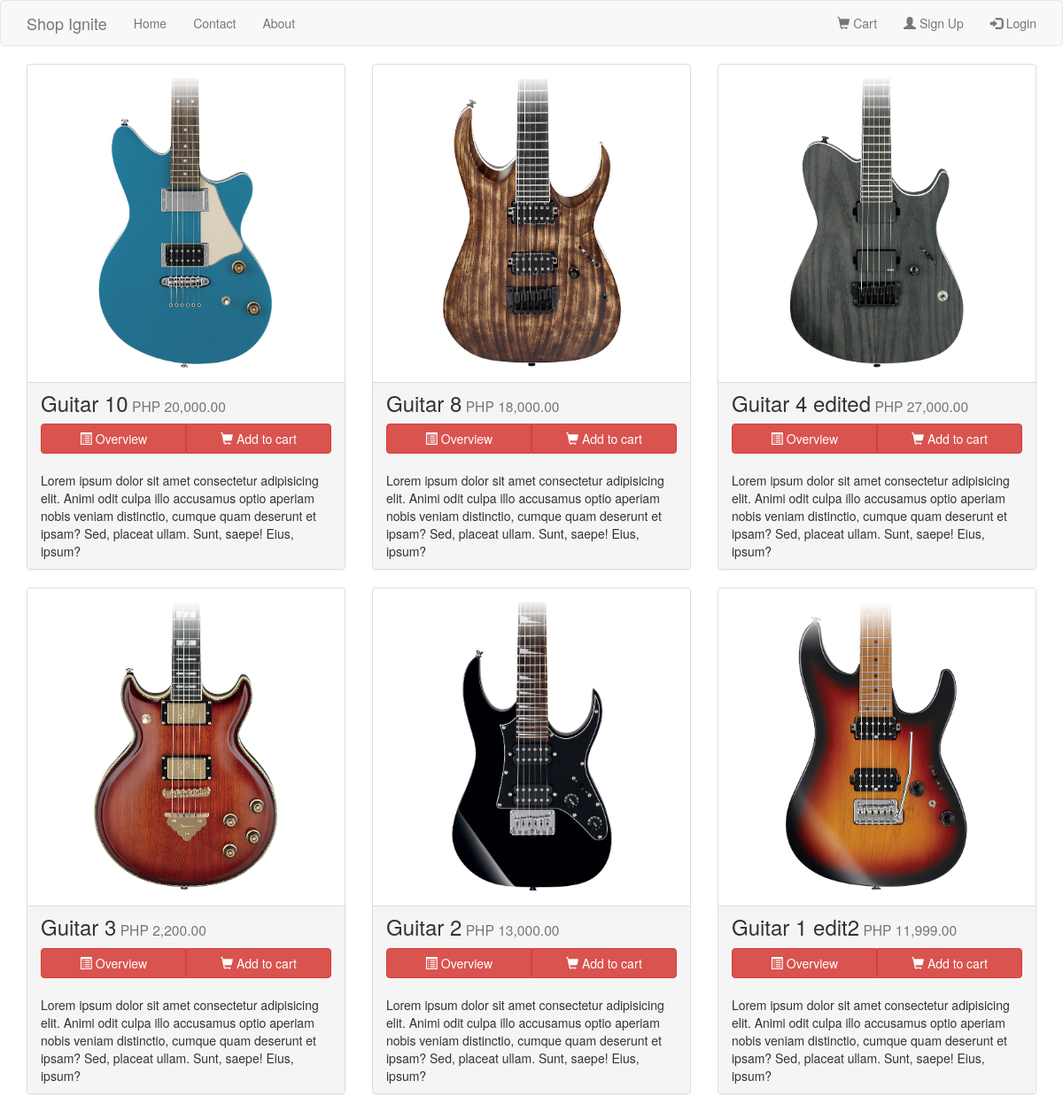
The page / on the database its author committed.
### tables this page shows
CREATE TABLE `products` (
  `id` int(11) NOT NULL,
  `category_id` int(11) NOT NULL,
  `name` varchar(100) NOT NULL,
  `price` double(10,2) NOT NULL,
  `quantity` int(10) NOT NULL,
  `image_name` varchar(255) NOT NULL,
  `created_at` timestamp NOT NULL DEFAULT CURRENT_TIMESTAMP,
  `updated_at` timestamp NOT NULL DEFAULT CURRENT_TIMESTAMP ON UPDATE CURRENT_TIMESTAMP
);

### index.php (the view, shortened to what this page needs)
<?php
require('dbconnect.php');
$show_products_query = "
    SELECT
        id,
        name,
        price,
        image_name
    FROM
        products
    ORDER BY
        id
    DESC
    ";
$show_products_result = mysqli_query($conn, $show_products_query);
?>
<!DOCTYPE html>
<html lang="en">
<head>
    <link rel="stylesheet" href="css/bootstrap.min.css">
</head>
<body>
    <?php include('navbar.php'); ?>
    <div class="container">
        <div class="row">
            <?php while($row = mysqli_fetch_assoc($show_products_result)): ?>
            <div class="col-sm-4">
                <div class="panel panel-default">
                    <div class="panel-body">
                        <img src="img/<?= $row['image_name']; ?>" class="img-responsive" style="width:100%" alt="<?= $row['image_name']; ?>">
                    </div>
                    <div class="panel-footer">
                        <h3 style="margin-top: 0;">
                            <?= $row['name']; ?><small> PHP <?= number_format($row['price'], 2); ?></small>
                        </h3>
                        <div class="btn-group btn-group-justified">
                                <a href="view_product.php?id=<?= $row['id']; ?>" class="btn btn-danger">
                                    <span class="glyphicon glyphicon-list-alt"></span> Overview
                                </a>
                                <a href="index.php?addtocart=<?= $row['id']; ?>" class="btn btn-danger">
                                    <span class="glyphicon glyphicon-shopping-cart"></span> Add to cart
                                </a>
                        </div>
                        <br>
                        Lorem ipsum dolor sit amet consectetur adipisicing elit. Animi odit culpa illo accusamus optio aperiam nobis veniam distinctio, cumque quam deserunt et ipsam? Sed, placeat ullam. Sunt, saepe! Eius, ipsum?
                    </div>
                </div>
            </div>
            <?php endwhile; ?>
        </div>
    </div>
</body>
</html>

### navbar.php (shortened to what this page needs)
<nav class="navbar navbar-default">
    <div class="container">
        <div class="navbar-header">
            <a class="navbar-brand" href="index.php">Shop Ignite</a>
        </div>
        <ul class="nav navbar-nav">
            <li><a href="index.php">Home</a></li>
            <li><a href="#">Contact</a></li>
            <li><a href="#">About</a></li>
        </ul>
        <ul class="nav navbar-nav navbar-right">
            <li>
                <a href="cart.php">
                    <span class="glyphicon glyphicon-shopping-cart"></span> Cart
                </a>
            </li>
            <?php if (!isset($_SESSION['loggedIn'])): ?>
                <li><a href="register.php"><span class="glyphicon glyphicon-user"></span> Sign Up</a></li>
                <li><a href="login.php"><span class="glyphicon glyphicon-log-in"></span> Login</a></li>
            <?php else: ?>
                <li><a href="logout.php"><span class="glyphicon glyphicon-log-out"></span> Logout</a></li>
            <?php endif; ?>
        </ul>
    </div>
</nav>

### rows shown on the page
products: image_name (picture), name "Guitar 10", price "20,000.00"
products: image_name (picture), name "Guitar 8", price "18,000.00"
products: image_name (picture), name "Guitar 4 edited", price "27,000.00"
products: image_name (picture), name "Guitar 3", price "2,200.00"
products: image_name (picture), name "Guitar 2", price "13,000.00"
products: image_name (picture), name "Guitar 1 edit2", price "11,999.00"
